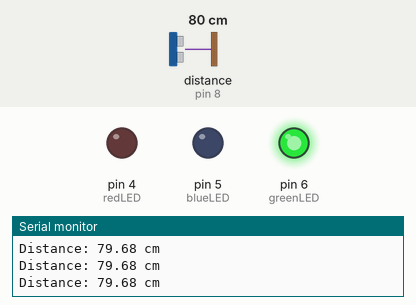
Simulated run of this sketch. Board: Arduino Uno, built with avr-gcc and run on an emulated ATmega328P. Parts: output pins drawn as LEDs (lit = HIGH), the last lines printed to the serial monitor. Wiring (inferred from the names in the program): ultrasonic range finder: trigger pin 7; echo pin 8. The test bench sets the inputs (shaded band); at power-on: distance to the obstacle (sensor on pin 8) 80 cm. The echo pulse lasts 58.3 µs per cm; pins used as bus, display or sensor lines are not drawn.

Above: at 1.3 s.
1.4 s: distance to the obstacle (sensor on pin 8) set to 2 cm
At 2.3 s:
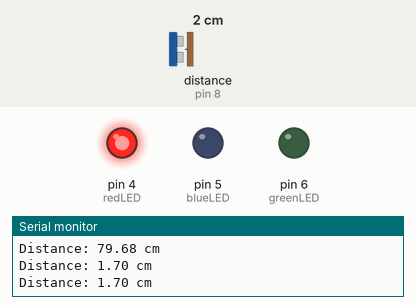
3.0 s: distance to the obstacle (sensor on pin 8) set to 9 cm
4.5 s: distance to the obstacle (sensor on pin 8) set to 12 cm
At 4.9 s:
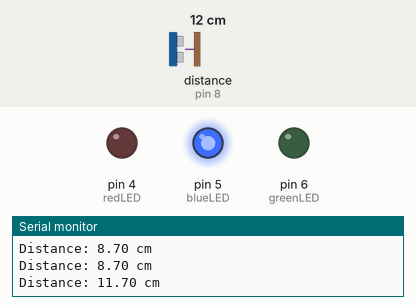
6.0 s: distance to the obstacle (sensor on pin 8) set to 4 cm
At 7.2 s:
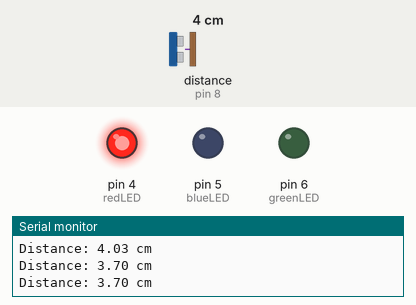
7.5 s: distance to the obstacle (sensor on pin 8) set to 18 cm
At 8.7 s:
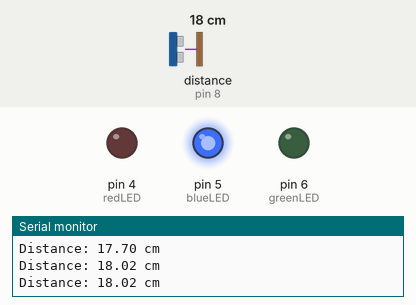
Timing chart, 0 to 10.0 s (numbered marks = the images above; inputs shaded):
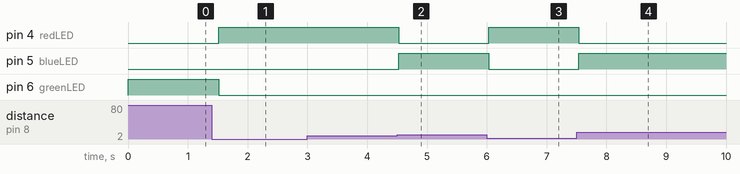

The sketch:

water_level_indicator.ino.ino
```cpp
const int trigPin = 7;
const int echoPin = 8;

const int greenLED = 6;
const int blueLED = 5;
const int redLED = 4;

long duration;
float distance;

void setup()
{
  pinMode(trigPin, OUTPUT);
  pinMode(echoPin, INPUT);

  pinMode(greenLED, OUTPUT);
  pinMode(blueLED, OUTPUT);
  pinMode(redLED, OUTPUT);

  Serial.begin(9600);
}

void loop()
{
  // Send ultrasonic pulse
  digitalWrite(trigPin, LOW);
  delayMicroseconds(2);

  digitalWrite(trigPin, HIGH);
  delayMicroseconds(10);

  digitalWrite(trigPin, LOW);

  // Read echo
  duration = pulseIn(echoPin, HIGH);

  // Calculate distance
  distance = duration * 0.0343 / 2;

  Serial.print("Distance: ");
  Serial.print(distance);
  Serial.println(" cm");

  // Turn LEDs OFF
  digitalWrite(greenLED, LOW);
  digitalWrite(blueLED, LOW);
  digitalWrite(redLED, LOW);

  // Water level
  if (distance > 20)
  {
    digitalWrite(greenLED, HIGH);
  }
  else if (distance > 10)
  {
    digitalWrite(blueLED, HIGH);
  }
  else
  {
    digitalWrite(redLED, HIGH);
  }

  delay(500);
}
```

Measured:
- the behaviour switches between 10 and 11 cm on distance to the obstacle (sensor on pin 8) (found by bisection; images 1 and 2)
- after the input at 1.4 s, pin 4 (redLED): LOW → HIGH after 0.12 s; pin 6 (greenLED): HIGH → LOW after 0.12 s
- after the input at 4.5 s, pin 4 (redLED): HIGH → LOW at once; pin 5 (blueLED): LOW → HIGH at once
- after the input at 6.0 s, pin 4 (redLED): LOW → HIGH at once; pin 5 (blueLED): HIGH → LOW at once
- after the input at 7.5 s, pin 4 (redLED): HIGH → LOW at once; pin 5 (blueLED): LOW → HIGH at once
